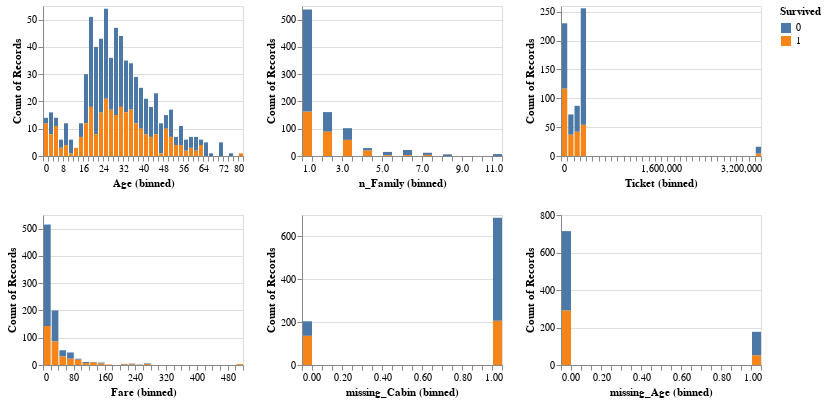

The code cell stored with this chart in its notebook:
### Markdown cell above
# EDA

### Code cell
alt.Chart(train_df).mark_bar().encode(
    alt.X(alt.repeat(), type='quantitative', bin=alt.Bin(maxbins=40)),
    y='count()',
    fill='Survived'
).properties(
    width=200,
    height=150
).repeat(
    ['Age', 'n_Family', 'Ticket', 'Fare', 'missing_Cabin', 'missing_Age'],
    columns=3
)

### Figure 1 — Vega-Lite specification as saved in the notebook (floating-point values rounded to 4 significant figures; data arrays with more than 128 entries replaced by an {"elided": "..."} marker saying what was removed)
{"$schema": "https://vega.github.io/schema/vega-lite/v4.8.1.json", "columns": 3, "config": {"view": {"continuousHeight": 300, "continuousWidth": 400}}, "datasets": {"data-a96cf86d4719431c8463b8920f976366": {"elided": "891 records"}}, "repeat": ["Age", "n_Family", "Ticket", "Fare", "missing_Cabin", "missing_Age"], "spec": {"data": {"name": "data-a96cf86d4719431c8463b8920f976366"}, "encoding": {"fill": {"field": "Survived", "type": "nominal"}, "x": {"bin": {"maxbins": 40}, "field": {"repeat": "repeat"}, "type": "quantitative"}, "y": {"aggregate": "count", "type": "quantitative"}}, "height": 150, "mark": "bar", "width": 200}}
